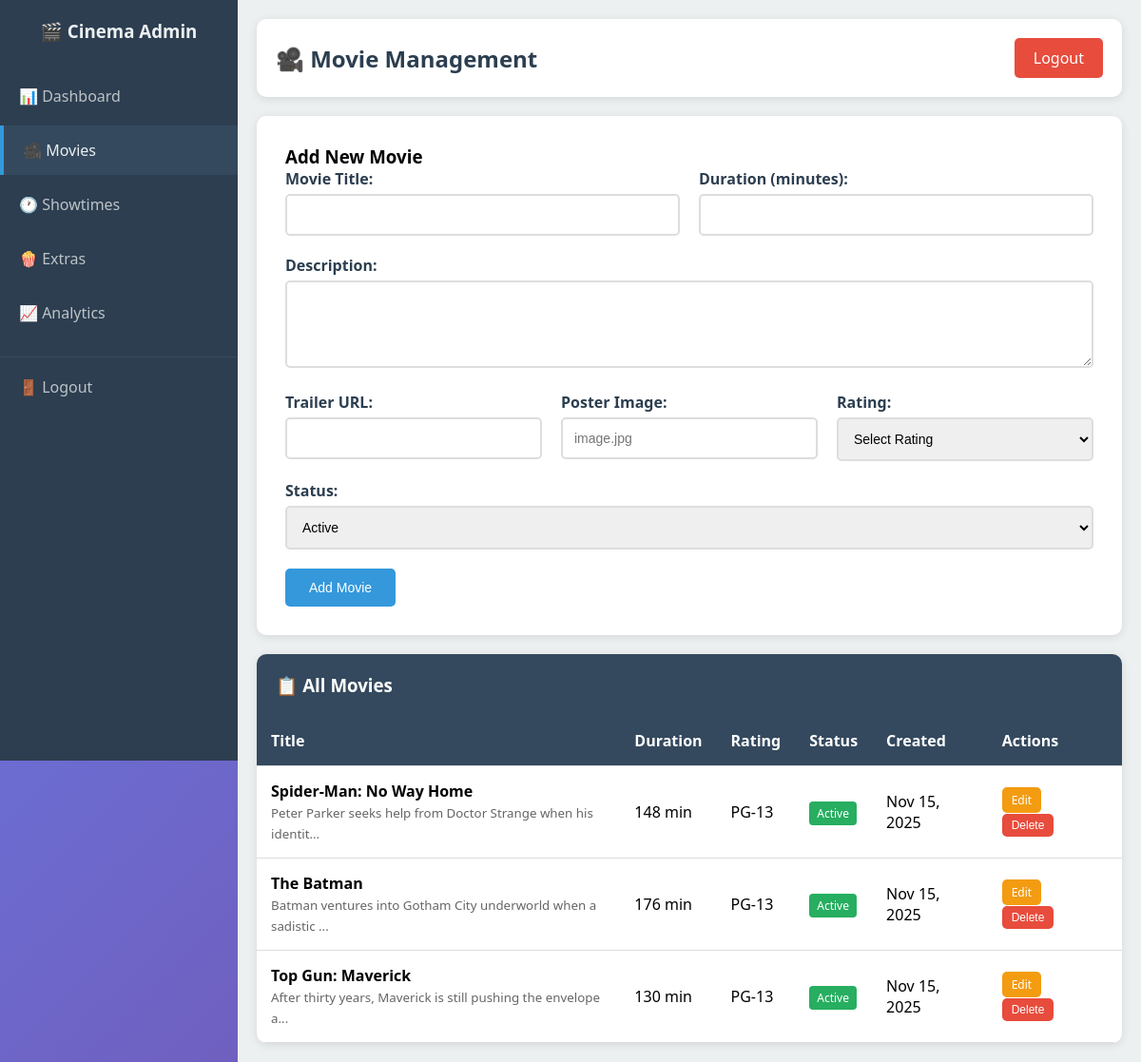
Screenshot of /cinema-kiosk/admin/movies.php (signed in) with the database file from the repository.
### tables this page shows
CREATE TABLE movies (
    id INT PRIMARY KEY AUTO_INCREMENT,
    title VARCHAR(255) NOT NULL,
    description TEXT,
    trailer_url VARCHAR(500),
    poster_image VARCHAR(255),
    duration INT,  
    rating VARCHAR(10),
    status ENUM('active', 'inactive') DEFAULT 'active',
    created_at TIMESTAMP DEFAULT CURRENT_TIMESTAMP
);

### cinema-kiosk/admin/movies.php (the view, shortened to what this page needs)
<?php
$pdo = getDBConnection();
$editMovie = null;
try {
    $stmt = $pdo->query("SELECT * FROM movies ORDER BY created_at DESC");
    $movies = $stmt->fetchAll();
} catch (PDOException $e) {
    $error = 'Error loading movies';
    $movies = [];
}
?>
<!DOCTYPE html>
<html lang="en">
<head>
    <link rel="stylesheet" href="../assets/css/admin.css">
</head>
<body>
    <div class="admin-container">
        <?php include 'includes/sidebar.php'; ?>
        <div class="main-content">
            <div class="header">
                <h1>🎥 Movie Management</h1>
                <a href="?logout=1" class="logout-btn">Logout</a>
            </div>
            <div class="form-container">
                <h3><?php echo $editMovie ? 'Edit Movie' : 'Add New Movie'; ?></h3>
                <form method="POST" action="">
                    <div style="display: grid; grid-template-columns: 1fr 1fr; gap: 20px;">
                        <div class="form-group">
                            <label for="title">Movie Title:</label>
                            <input type="text" id="title" name="title" required
                                   value="<?php echo htmlspecialchars($editMovie['title'] ?? ''); ?>">
                        </div>
                        <div class="form-group">
                            <label for="duration">Duration (minutes):</label>
                            <input type="number" id="duration" name="duration" required
                                   value="<?php echo htmlspecialchars($editMovie['duration'] ?? ''); ?>">
                        </div>
                    </div>
                    <div class="form-group">
                        <label for="description">Description:</label>
                        <textarea id="description" name="description" rows="4" required><?php echo htmlspecialchars($editMovie['description'] ?? ''); ?></textarea>
                    </div>
                    <div style="display: grid; grid-template-columns: 1fr 1fr 1fr; gap: 20px;">
                        <div class="form-group">
                            <label for="trailer_url">Trailer URL:</label>
                            <input type="url" id="trailer_url" name="trailer_url"
                                   value="<?php echo htmlspecialchars($editMovie['trailer_url'] ?? ''); ?>">
                        </div>
                        <div class="form-group">
                            <label for="poster_image">Poster Image:</label>
                            <input type="text" id="poster_image" name="poster_image"
                                   value="<?php echo htmlspecialchars($editMovie['poster_image'] ?? ''); ?>"
                                   placeholder="image.jpg">
                        </div>
                        <div class="form-group">
                            <label for="rating">Rating:</label>
                            <select id="rating" name="rating" required>
                                <option value="">Select Rating</option>
                            </select>
                        </div>
                    </div>
                    <div class="form-group">
                        <label for="status">Status:</label>
                        <select id="status" name="status" required>
                            <option value="active" <?php echo ($editMovie['status'] ?? 'active') === 'active' ? 'selected' : ''; ?>>Active</option>
                        </select>
                    </div>
                    <button type="submit" class="btn btn-primary">
                        <?php echo $editMovie ? 'Update Movie' : 'Add Movie'; ?>
                    </button>
                </form>
            </div>
            <div class="table-container">
                <h3 style="padding: 20px; margin: 0; background: #34495e; color: white;">📋 All Movies</h3>
                <table>
                    <thead>
                        <tr>
                            <th>Title</th>
                            <th>Duration</th>
                            <th>Rating</th>
                            <th>Status</th>
                            <th>Created</th>
                            <th>Actions</th>
                        </tr>
                    </thead>
                    <tbody>
                        <?php foreach ($movies as $movie): ?>
                            <tr>
                                <td>
                                    <strong><?php echo htmlspecialchars($movie['title']); ?></strong><br>
                                    <small style="color: #666;"><?php echo htmlspecialchars(substr($movie['description'], 0, 60)) . '...'; ?></small>
                                </td>
                                <td><?php echo $movie['duration']; ?> min</td>
                                <td><?php echo htmlspecialchars($movie['rating']); ?></td>
                                <td>
                                    <span style="padding: 4px 8px; border-radius: 4px; font-size: 12px;
                                                 background: <?php echo $movie['status'] === 'active' ? '#27ae60' : '#e74c3c'; ?>;
                                                 color: white;">
                                        <?php echo ucfirst($movie['status']); ?>
                                    </span>
                                </td>
                                <td><?php echo date('M j, Y', strtotime($movie['created_at'])); ?></td>
                                <td>
                                    <a href="?edit=<?php echo $movie['id']; ?>" class="btn btn-warning" style="padding: 5px 10px; font-size: 12px;">Edit</a>
                                    <form method="POST" style="display: inline;"
                                          onsubmit="return confirm('Are you sure you want to delete this movie?');">
                                        <button type="submit" class="btn btn-danger" style="padding: 5px 10px; font-size: 12px;">Delete</button>
                                    </form>
                                </td>
                            </tr>
                        <?php endforeach; ?>
                    </tbody>
                </table>
            </div>
        </div>
    </div>
</body>
</html>

### cinema-kiosk/assets/css/admin.css (style rules this page uses)
* { margin: 0; padding: 0; box-sizing: border-box; }
body { font-family: 'Segoe UI', Tahoma, Geneva, Verdana, sans-serif; background: linear-gradient(135deg, #667eea 0%, #764ba2 100%); min-height: 100vh; }
.admin-container { display: flex; min-height: 100vh; }
.main-content { margin-left: 250px; padding: 20px; width: calc(100% - 250px); background: #ecf0f1; min-height: 100vh; }
.header { background: white; padding: 20px; border-radius: 10px; margin-bottom: 20px; box-shadow: 0 2px 10px rgba(0,0,0,0.1); display: flex; justify-content: space-between; align-items: center; }
.header h1 { color: #2c3e50; font-size: 24px; }
.logout-btn { background: #e74c3c; color: white; padding: 10px 20px; border: none; border-radius: 5px; cursor: pointer; text-decoration: none; transition: background 0.3s; }
.form-container { background: white; padding: 30px; border-radius: 10px; box-shadow: 0 2px 10px rgba(0,0,0,0.1); margin-bottom: 20px; }
.form-group { margin-bottom: 20px; }
.form-group label { display: block; margin-bottom: 5px; font-weight: 600; color: #2c3e50; }
.form-group input, .form-group textarea, .form-group select { width: 100%; padding: 12px; border: 2px solid #ddd; border-radius: 5px; font-size: 14px; transition: border-color 0.3s; }
.btn { padding: 12px 25px; border: none; border-radius: 5px; cursor: pointer; font-size: 14px; text-decoration: none; display: inline-block; transition: all 0.3s; margin-right: 10px; }
.btn-primary { background: #3498db; color: white; }
.btn-danger { background: #e74c3c; color: white; }
.btn-warning { background: #f39c12; color: white; }
.table-container { background: white; border-radius: 10px; overflow: hidden; box-shadow: 0 2px 10px rgba(0,0,0,0.1); }
table { width: 100%; border-collapse: collapse; }
table th, table td { padding: 15px; text-align: left; border-bottom: 1px solid #ddd; }
table th { background: #34495e; color: white; font-weight: 600; }

### rows the page displays
movies: title "Spider-Man: No Way Home", description "Peter Parker seeks help from Doctor Strange when his identit", duration "148", rating "PG-13", status "Active", created_at "Nov 15, 2025"
movies: title "The Batman", description "Batman ventures into Gotham City underworld when a sadistic", duration "176", rating "PG-13", status "Active", created_at "Nov 15, 2025"
movies: title "Top Gun: Maverick", description "After thirty years, Maverick is still pushing the envelope a", duration "130", rating "PG-13", status "Active", created_at "Nov 15, 2025"
